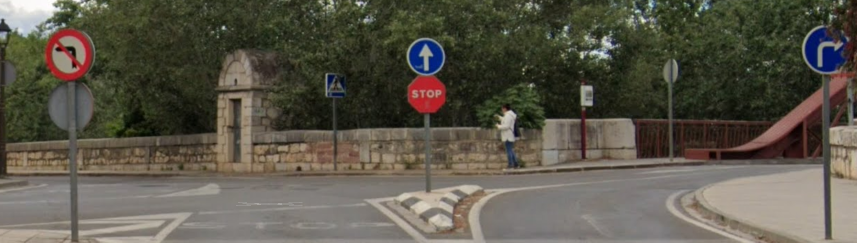
#> input picture python/ml/traffic/image.png, 1714 x 485 px, found by its file name (shown at 1/2 size)
$ python use_trained_weights.py
#> lines starting #> are read from the running program, lines starting #| are printed output that depends on the picture
from PIL import Image, ImageOps
import numpy as np

data = np.load("weights.npz")
#> (reads python/ml/mnist_numbers/weights.npz from the repository)
W1 = data["W1"]
b1 = data["b1"]
W2 = data["W2"]
b2 = data["b2"]

def image_to_mnist_format(path_to_image):
  # Load image
#> called with path_to_image = 'image.png'
  img = Image.open(path_to_image)
#> img is the input picture: PIL image 1714x485 RGBA; mean R, G, B, A 90.3, 86.2, 73.6, 255

  # Convert to grayscale
  img = img.convert("L")  # 'L' mode = (8-bit pixels, black and white)
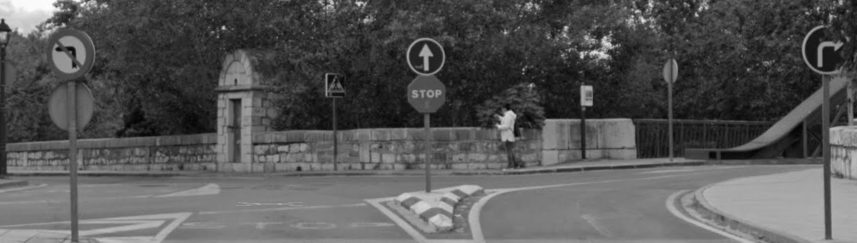
#> img: PIL image 1714x485 L (shown at 1/2 size); min 1, max 255, mean 86

  # Invert colors if needed (MNIST digits are white on black)
  img = ImageOps.invert(img)
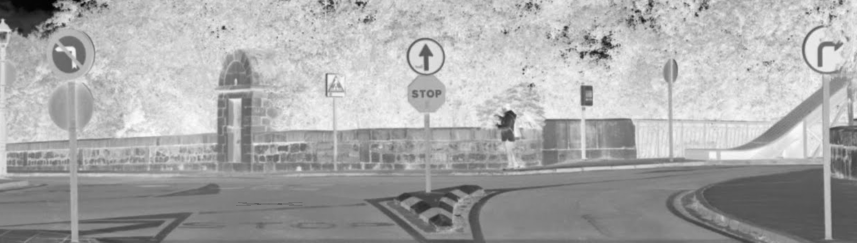
#> img: PIL image 1714x485 L (shown at 1/2 size); min 0, max 254, mean 169

  # Resize to 28x28
  img = img.resize((28, 28))
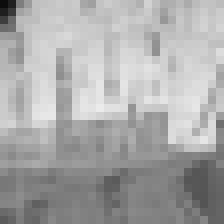
#> img: PIL image 28x28 L (shown 8 times larger); min 12, max 235, mean 169

  # Convert to NumPy array and normalize to [0, 1]
  img_array = np.array(img) / 255.0

  # Flatten to 1D if needed
  img_flat = img_array.flatten()
#> img_flat = 784 values, max 0.922 at index 376, min 0.0471 at index 0, mean 0.663

  return img_array, img_flat

mnist_img, mnist_flat = image_to_mnist_format("image.png")
#> mnist_flat has the same summary as img_flat in image_to_mnist_format

def relu(x):
    return np.maximum(0, x)

def softmax(x):
    exp_x = np.exp(x - np.max(x, axis=1, keepdims=True))
    return exp_x / np.sum(exp_x, axis=1, keepdims=True)

def predict(x):
  z1 = np.dot(x, W1) + b1
  a1 = relu(z1)
  z2 = np.dot(a1, W2) + b2
  a2 = softmax(z2)
  return np.argmax(a2, axis=1)

# If you're using your model:
prediction = predict(mnist_flat.reshape(1, -1))
#> prediction = [8]
print("Predicted class:", prediction[0])
#| Predicted class: 8
